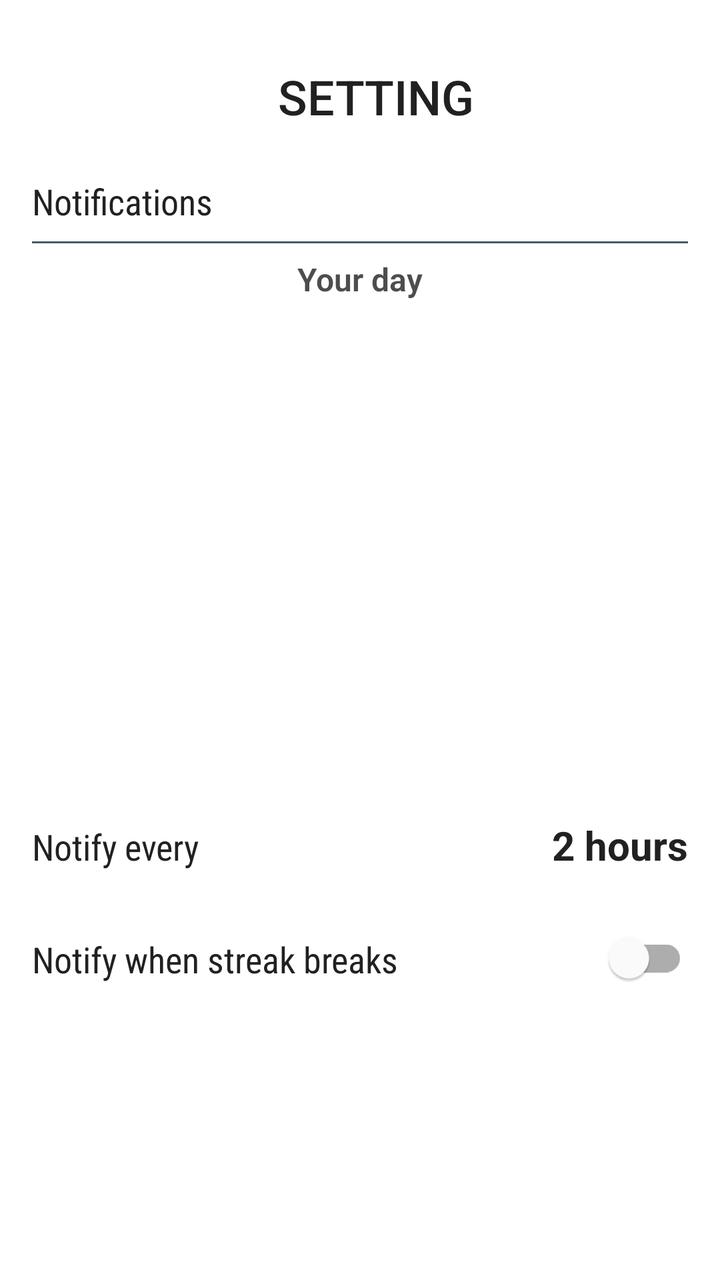
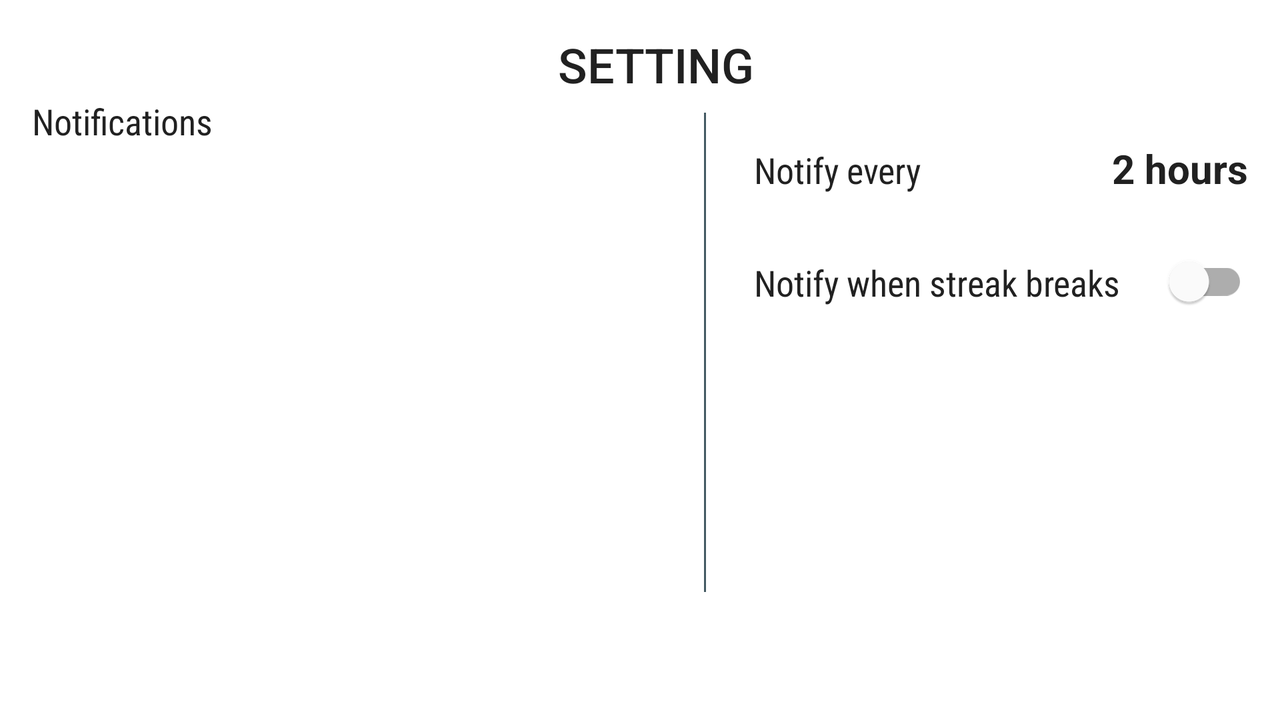

Two renders of one Android screen. The first uses the default layout on a phone; the second uses the alternative layout the repository ships for a different screen configuration, on a matching device. The two XML files are below.
<!-- AndroidManifest.xml: application theme AppTheme -->
<!-- res/layout/fragment_setting.xml -->
<?xml version="1.0" encoding="utf-8"?>
<layout xmlns:android="http://schemas.android.com/apk/res/android"
    xmlns:app="http://schemas.android.com/apk/res-auto"
    xmlns:tools="http://schemas.android.com/tools">

    <androidx.constraintlayout.widget.ConstraintLayout
        android:layout_width="match_parent"
        android:layout_height="match_parent">

        <androidx.constraintlayout.widget.Guideline
            android:id="@+id/guidelineLeft"
            android:layout_width="wrap_content"
            android:layout_height="wrap_content"
            android:orientation="vertical"
            app:layout_constraintGuide_begin="16dp" />

        <androidx.constraintlayout.widget.Guideline
            android:id="@+id/guidelineRight"
            android:layout_width="wrap_content"
            android:layout_height="wrap_content"
            android:orientation="vertical"
            app:layout_constraintGuide_end="16dp" />

        <androidx.constraintlayout.widget.Guideline
            android:id="@+id/guidelineTop"
            android:layout_width="wrap_content"
            android:layout_height="wrap_content"
            android:orientation="horizontal"
            app:layout_constraintGuide_begin="16dp" />

        <androidx.constraintlayout.widget.Guideline
            android:id="@+id/guidelineBottom"
            android:layout_width="wrap_content"
            android:layout_height="wrap_content"
            android:orientation="horizontal"
            app:layout_constraintGuide_end="?attr/actionBarSize" />

        <TextView
            android:id="@+id/textViewHeader"
            style="@style/HeaderTextView"
            android:layout_width="wrap_content"
            android:layout_height="wrap_content"
            android:layout_marginStart="16dp"
            android:layout_marginTop="16dp"
            android:text="@string/setting_header"
            app:layout_constraintEnd_toStartOf="@+id/guidelineRight"
            app:layout_constraintStart_toStartOf="@+id/guidelineLeft"
            app:layout_constraintTop_toTopOf="@+id/guidelineTop" />

        <TextView
            android:id="@+id/textViewNotificationLabel"
            style="@style/SettingTitleTextView"
            android:layout_width="0dp"
            android:layout_height="wrap_content"
            android:layout_marginTop="24dp"
            android:text="@string/notifications"
            app:layout_constraintEnd_toStartOf="@+id/guidelineRight"
            app:layout_constraintStart_toStartOf="@+id/guidelineLeft"
            app:layout_constraintTop_toBottomOf="@+id/textViewHeader" />

        <View
            android:id="@+id/divider1"
            android:layout_width="0dp"
            android:layout_height="1dp"
            android:layout_marginTop="8dp"
            android:background="@color/blue_grey"
            app:layout_constraintEnd_toStartOf="@+id/guidelineRight"
            app:layout_constraintStart_toStartOf="@+id/guidelineLeft"
            app:layout_constraintTop_toBottomOf="@+id/textViewNotificationLabel" />

        <TextView
            android:id="@+id/textViewYourDayLabel"
            style="@style/SubTitleTextView"
            android:layout_width="wrap_content"
            android:layout_height="wrap_content"
            android:layout_marginTop="16dp"
            android:text="@string/your_day"
            android:textStyle="bold"
            app:layout_constraintEnd_toStartOf="@+id/guidelineRight"
            app:layout_constraintStart_toStartOf="@+id/guidelineLeft"
            app:layout_constraintTop_toBottomOf="@+id/textViewNotificationLabel" />

        <com.google.android.material.tabs.TabLayout
            android:id="@+id/tabsTime"
            android:layout_width="0dp"
            android:layout_height="wrap_content"
            android:layout_marginTop="8dp"
            app:layout_constraintEnd_toStartOf="@+id/guidelineRight"
            app:layout_constraintStart_toStartOf="@+id/guidelineLeft"
            app:layout_constraintTop_toBottomOf="@+id/textViewYourDayLabel"
            app:tabGravity="fill"
            app:tabPaddingEnd="6dp"
            app:tabPaddingStart="6dp" />

        <androidx.viewpager2.widget.ViewPager2
            android:id="@+id/viewPagerTime"
            android:layout_width="0dp"
            android:layout_height="0dp"
            app:layout_constraintBottom_toTopOf="@+id/textViewFrequency"
            app:layout_constraintEnd_toEndOf="parent"
            app:layout_constraintStart_toStartOf="parent"
            app:layout_constraintTop_toBottomOf="@+id/tabsTime" />

        <TextView
            android:id="@+id/textViewFrequency"
            style="@style/SettingTitleTextView"
            android:layout_width="wrap_content"
            android:layout_height="wrap_content"
            android:text="@string/notify_every"
            app:layout_constraintBottom_toBottomOf="parent"
            app:layout_constraintEnd_toStartOf="@+id/textViewFrequencyValue"
            app:layout_constraintHorizontal_chainStyle="spread_inside"
            app:layout_constraintStart_toStartOf="@+id/guidelineLeft"
            app:layout_constraintTop_toBottomOf="@+id/tabsTime" />

        <TextView
            android:id="@+id/textViewFrequencyValue"
            style="@style/SettingValueTextView"
            android:layout_width="wrap_content"
            android:layout_height="wrap_content"
            app:layout_constraintBaseline_toBaselineOf="@+id/textViewFrequency"
            app:layout_constraintEnd_toEndOf="parent"
            app:layout_constraintEnd_toStartOf="@+id/guidelineRight"
            app:layout_constraintStart_toEndOf="@+id/textViewFrequency"
            tools:text="2 hours" />

        <TextView
            android:id="@+id/textViewStreakLabel"
            style="@style/SettingTitleTextView"
            android:layout_width="wrap_content"
            android:layout_height="wrap_content"
            android:layout_marginTop="32dp"
            android:text="@string/notify_when_streak_breaks"
            app:layout_constraintEnd_toStartOf="@+id/switchStreakValue"
            app:layout_constraintHorizontal_chainStyle="spread_inside"
            app:layout_constraintStart_toStartOf="@+id/guidelineLeft"
            app:layout_constraintTop_toBottomOf="@+id/textViewFrequency" />

        <com.google.android.material.switchmaterial.SwitchMaterial
            android:id="@+id/switchStreakValue"
            style="@style/SettingValueTextView"
            android:layout_width="wrap_content"
            android:layout_height="wrap_content"
            app:layout_constraintBaseline_toBaselineOf="@+id/textViewStreakLabel"
            app:layout_constraintEnd_toEndOf="parent"
            app:layout_constraintEnd_toStartOf="@+id/guidelineRight"
            app:layout_constraintStart_toEndOf="@+id/textViewStreakLabel" />



    </androidx.constraintlayout.widget.ConstraintLayout>

</layout>
<!-- resources referenced by this layout -->
<resources>
  <color name="blue_grey">#455A64</color>
  <string name="notifications">Notifications</string>
  <string name="notify_every">Notify every</string>
  <string name="notify_when_streak_breaks">Notify when streak breaks</string>
  <string name="setting_header">SETTING</string>
  <string name="your_day">Your day</string>
  <style name="HeaderTextView">
          <item name="android:layout_width">wrap_content</item>
          <item name="android:layout_height">wrap_content</item>
          <item name="android:gravity">center_vertical</item>
          <item name="android:textAllCaps">false</item>
          <item name="android:textSize">24sp</item>
          <item name="android:textColor">@color/text_header_color</item>
          <item name="android:fontFamily">sans-serif-medium</item>
      </style>
  <style name="SettingTitleTextView">
          <item name="android:layout_width">match_parent</item>
          <item name="android:layout_height">wrap_content</item>
          <item name="android:gravity">center_vertical</item>
          <item name="android:textAllCaps">false</item>
          <item name="android:textSize">18sp</item>
          <item name="android:textColor">@color/text_header_color</item>
          <item name="android:textStyle">normal</item>
          <item name="android:fontFamily">sans-serif-condensed</item>
      </style>
  <style name="SettingValueTextView">
          <item name="android:layout_width">match_parent</item>
          <item name="android:layout_height">wrap_content</item>
          <item name="android:gravity">center_vertical</item>
          <item name="android:textAllCaps">false</item>
          <item name="android:textSize">20sp</item>
          <item name="android:textColor">@color/text_header_color</item>
          <item name="android:textStyle">bold</item>
          <item name="android:fontFamily">sans-serif</item>
      </style>
  <style name="SubTitleTextView">
          <item name="android:layout_width">match_parent</item>
          <item name="android:layout_height">wrap_content</item>
          <item name="android:gravity">center_vertical</item>
          <item name="android:textAllCaps">false</item>
          <item name="android:textSize">16sp</item>
          <item name="android:textColor">@color/text_description_color</item>
          <item name="android:textStyle">normal</item>
          <item name="android:fontFamily">sans-serif-light</item>
      </style>
  <style name="AppTheme" parent="Theme.MaterialComponents.Light.NoActionBar">
          
          <item name="colorPrimary">@color/primary_500</item>
          <item name="colorPrimaryDark">@color/primary_700</item>
          <item name="colorAccent">@color/accent_500</item>
          <item name="windowActionBar">false</item>
          <item name="windowActionBarOverlay">true</item>
          <item name="windowNoTitle">true</item>
          <item name="android:windowBackground">@color/white</item>
      </style>
  <color name="text_header_color">#212121</color>
  <color name="text_description_color">#4d4d4d</color>
  <color name="primary_500">#3F51B5</color>
  <color name="primary_700">#303F9F</color>
  <color name="accent_500">#E91E63</color>
  <color name="white">#FFFFFF</color>
</resources>
<!-- res/layout-land/fragment_setting.xml (the repository's variant of the layout above) -->
<!-- drawn on the phone turned sideways -->
<?xml version="1.0" encoding="utf-8"?>
<layout xmlns:android="http://schemas.android.com/apk/res/android"
    xmlns:app="http://schemas.android.com/apk/res-auto"
    xmlns:tools="http://schemas.android.com/tools">

    <androidx.constraintlayout.widget.ConstraintLayout
        android:layout_width="match_parent"
        android:layout_height="match_parent">

        <androidx.constraintlayout.widget.Guideline
            android:id="@+id/guidelineLeft"
            android:layout_width="wrap_content"
            android:layout_height="wrap_content"
            android:orientation="vertical"
            app:layout_constraintGuide_begin="16dp" />

        <androidx.constraintlayout.widget.Guideline
            android:id="@+id/guidelineRight"
            android:layout_width="wrap_content"
            android:layout_height="wrap_content"
            android:orientation="vertical"
            app:layout_constraintGuide_end="16dp" />

        <androidx.constraintlayout.widget.Guideline
            android:id="@+id/guidelineTop"
            android:layout_width="wrap_content"
            android:layout_height="wrap_content"
            android:orientation="horizontal"
            app:layout_constraintGuide_begin="16dp" />

        <androidx.constraintlayout.widget.Guideline
            android:id="@+id/guidelineBottom"
            android:layout_width="wrap_content"
            android:layout_height="wrap_content"
            android:orientation="horizontal"
            app:layout_constraintGuide_end="?attr/actionBarSize" />

        <TextView
            android:id="@+id/textViewHeader"
            style="@style/HeaderTextView"
            android:layout_width="wrap_content"
            android:layout_height="wrap_content"
            android:layout_marginStart="16dp"
            android:text="@string/setting_header"
            app:layout_constraintEnd_toStartOf="@+id/guidelineRight"
            app:layout_constraintStart_toStartOf="@+id/guidelineLeft"
            app:layout_constraintTop_toTopOf="@+id/guidelineTop" />

        <TextView
            android:id="@+id/textViewNotificationLabel"
            style="@style/SettingTitleTextView"
            android:layout_width="0dp"
            android:layout_height="wrap_content"
            android:text="@string/notifications"
            app:layout_constraintStart_toStartOf="@+id/guidelineLeft"
            app:layout_constraintTop_toBottomOf="@+id/textViewHeader"
            app:layout_constraintWidth_percent="0.5" />

        <View
            android:id="@+id/divider1"
            android:layout_width="0dp"
            android:layout_height="1dp"
            android:layout_marginTop="8dp"
            android:background="@color/blue_grey"
            app:layout_constraintStart_toStartOf="@+id/guidelineLeft"
            app:layout_constraintTop_toBottomOf="@+id/textViewNotificationLabel"
            app:layout_constraintWidth_percent="0.5" />

        <TextView
            android:id="@+id/textViewYourDayLabel"
            style="@style/SubTitleTextView"
            android:layout_width="wrap_content"
            android:layout_height="wrap_content"
            android:visibility="gone"
            android:layout_marginTop="16dp"
            android:text="@string/your_day"
            android:textStyle="bold"
            app:layout_constraintStart_toStartOf="@+id/guidelineLeft"
            app:layout_constraintTop_toBottomOf="@+id/textViewNotificationLabel"
            app:layout_constraintWidth_percent="0.5" />

        <com.google.android.material.tabs.TabLayout
            android:id="@+id/tabsTime"
            android:layout_width="0dp"
            android:layout_height="wrap_content"
            app:layout_constraintStart_toStartOf="@+id/guidelineLeft"
            app:layout_constraintTop_toBottomOf="@+id/textViewYourDayLabel"
            app:layout_constraintWidth_percent="0.5"
            app:tabGravity="fill"
            app:tabPaddingEnd="6dp"
            app:tabPaddingStart="6dp" />

        <androidx.viewpager2.widget.ViewPager2
            android:id="@+id/viewPagerTime"
            android:layout_width="0dp"
            android:layout_height="0dp"
            app:layout_constraintBottom_toTopOf="@+id/guidelineBottom"
            app:layout_constraintStart_toStartOf="@+id/guidelineLeft"
            app:layout_constraintTop_toBottomOf="@+id/tabsTime"
            app:layout_constraintWidth_percent="0.5" />

        <TextView
            android:id="@+id/textViewFrequency"
            style="@style/SettingTitleTextView"
            android:layout_width="wrap_content"
            android:layout_height="wrap_content"
            android:layout_marginStart="24dp"
            android:text="@string/notify_every"
            app:layout_constraintEnd_toStartOf="@+id/textViewFrequencyValue"
            app:layout_constraintHorizontal_chainStyle="spread_inside"
            app:layout_constraintStart_toEndOf="@+id/divider2"
            app:layout_constraintTop_toBottomOf="@+id/textViewNotificationLabel" />

        <TextView
            android:id="@+id/textViewFrequencyValue"
            style="@style/SettingValueTextView"
            android:layout_width="wrap_content"
            android:layout_height="wrap_content"
            app:layout_constraintBaseline_toBaselineOf="@+id/textViewFrequency"
            app:layout_constraintEnd_toEndOf="parent"
            app:layout_constraintEnd_toStartOf="@+id/guidelineRight"
            app:layout_constraintStart_toEndOf="@+id/textViewFrequency"
            tools:text="2 hours" />

        <TextView
            android:id="@+id/textViewStreakLabel"
            style="@style/SettingTitleTextView"
            android:layout_width="wrap_content"
            android:layout_height="wrap_content"
            android:layout_marginTop="32dp"
            android:text="@string/notify_when_streak_breaks"
            app:layout_constraintEnd_toStartOf="@+id/switchStreakValue"
            app:layout_constraintHorizontal_chainStyle="spread_inside"
            app:layout_constraintStart_toStartOf="@+id/textViewFrequency"
            app:layout_constraintTop_toBottomOf="@+id/textViewFrequency" />

        <com.google.android.material.switchmaterial.SwitchMaterial
            android:id="@+id/switchStreakValue"
            style="@style/SettingValueTextView"
            android:layout_width="wrap_content"
            android:layout_height="wrap_content"
            app:layout_constraintBaseline_toBaselineOf="@+id/textViewStreakLabel"
            app:layout_constraintEnd_toEndOf="parent"
            app:layout_constraintEnd_toStartOf="@+id/guidelineRight"
            app:layout_constraintStart_toEndOf="@+id/textViewStreakLabel" />

        <View
            android:id="@+id/divider2"
            android:layout_width="1dp"
            android:layout_height="0dp"
            android:layout_marginStart="16dp"
            android:layout_marginTop="8dp"
            android:layout_marginBottom="8dp"
            android:background="@color/blue_grey"
            app:layout_constraintBottom_toTopOf="@+id/guidelineBottom"
            app:layout_constraintStart_toEndOf="@+id/viewPagerTime"
            app:layout_constraintTop_toTopOf="@+id/textViewNotificationLabel"
            app:layout_constraintWidth_percent="0.5" />

    </androidx.constraintlayout.widget.ConstraintLayout>

</layout>
